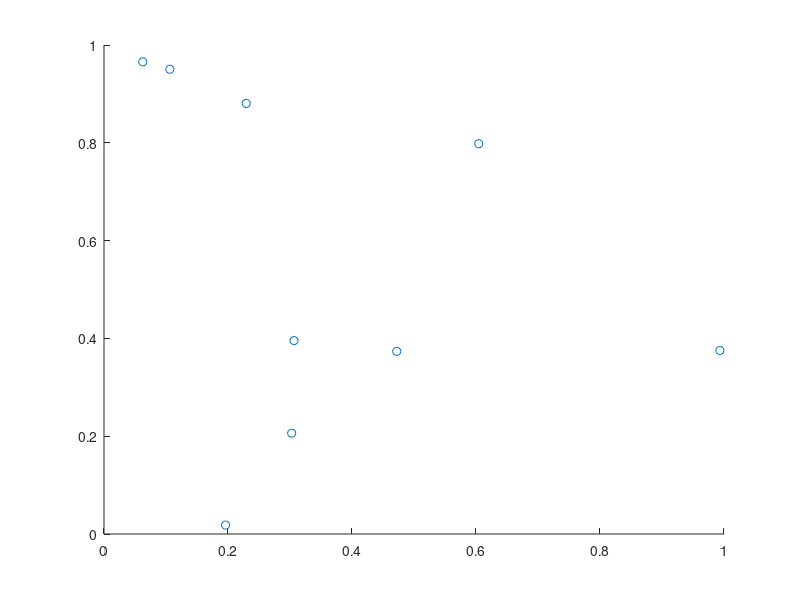

Source code (MATLAB): (Note: this script raises an error after producing the figure.)
sf = 10;
no_points =9;
points = rand(no_points,2);

scatter(points(:,1),points(:,2))

distances = zeros(no_points);
for i = 1:no_points 
    for j = 1:no_points
        distances(i,j) = distance(points(i,:),points(j,:));
    end
end
distances = tril(distances);distances(distances==0)=nan;
closestpoint = zeros(no_points,1);
for i = 1:no_points
    [~,closestpoint(i)]=min(distances(:,i));
end

hold on 
for i = 1:no_points 
    x = [points(i,1),points(closestpoint(i),1)];
    y = [points(i,2),points(closestpoint(i),2)];
    plot(x,y)
end
hold off













































function D = distance(p1,p2)
    D = sqrt(power(p2(2)-p1(2),2)+power(p2(1)-p1(1),2));
end